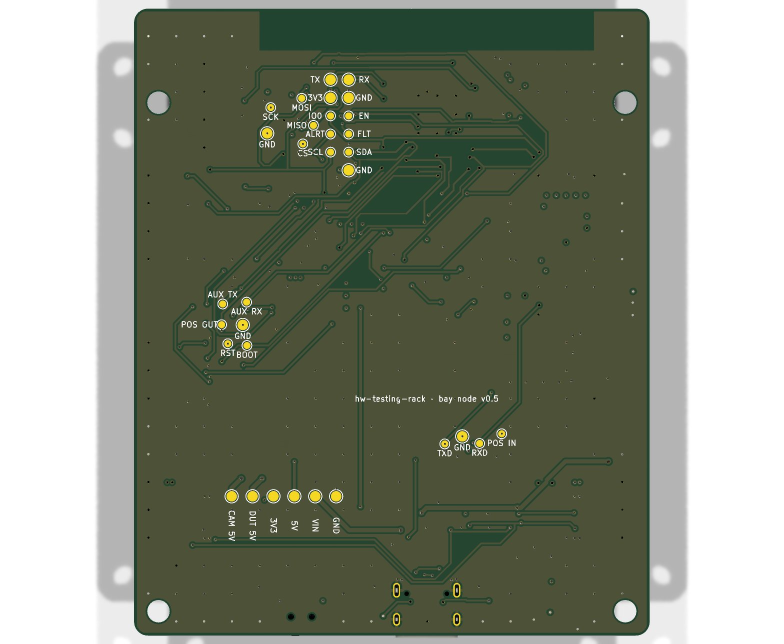
#> input picture electronics/bay-node/docs/bay-node-bottom.jpg, 1568 x 1288 px (shown at 1/2 size)
$ python -i pcb_glb.py   (imports and definitions only)
#> lines starting #> are read from the running program, lines starting #| are printed output that depends on the picture
"""Turn KiCad's GLB export into a light, good-looking model for the viewer and the renders.

KiCad writes metres, Y-up, one node per 3D-model body (thousands of nodes for a
populated board).  The viewer wants millimetres, Z-up, KiCad's origin at the
board's top-left corner with rack-style axes (x right, y = -KiCad y), and a
handful of meshes.

Copper, mask and silkscreen are *not* taken from KiCad's mesh layers: they are
huge, nearly coplanar (z-fighting) and turn into shards when decimated.
Instead the board body gets a texture on each face, painted from the layer
polygons that `electronics/tools/build_board.py` writes next to the fab outputs
(`build/<board>-art.json`): green mask, lighter mask over copper, ENIG pads,
white silkscreen, drill holes.  Component models are kept, merged by colour.
"""

from __future__ import annotations

import io
import json
import re
import sys
from collections import defaultdict
from pathlib import Path

import numpy as np
import trimesh
from PIL import Image, ImageDraw, ImageFilter

REPO = Path(__file__).resolve().parents[1]
# KiCad GLB (x, y-up, z = KiCad y) [m] → viewer (x, -KiCad y, up) [mm]
AXES = np.array([[1000, 0, 0, 0], [0, 0, -1000, 0], [0, 1000, 0, 0], [0, 0, 0, 1]], dtype=float)

PX_PER_MM = 16          # texture resolution
SUPERSAMPLE = 2         # painted at 2× then downsampled (anti-aliasing)
# sRGB
MASK = (30, 94, 54)             # green solder mask over bare laminate
MASK_CU = (56, 130, 74)         # mask over copper
FINISH = (212, 170, 86)         # ENIG pads (mask openings over copper)
FINISHES = {"ENIG": FINISH, "HASL": (198, 198, 192)}   # the board's copper_finish (design.py "finish")
LAMINATE = (176, 160, 112)      # mask opening without copper
SILK = (238, 238, 232)
# the rack's own boards' solder mask (config/rack.yaml › pcb.solder_mask): its colour, over copper, its roughness.
# JLC's black is a satin, nearly opaque black: the copper under it barely lighter, the traces showing mostly by
# their relief catching the light (relief())
SOLDER_MASKS = {"green": {"mask": MASK, "mask_cu": MASK_CU, "rough": 0.55},
                "black": {"mask": (17, 18, 20), "mask_cu": (25, 26, 29), "rough": 0.55},
                "white": {"mask": (232, 233, 229), "mask_cu": (222, 223, 218), "rough": 0.45, "silk": (24, 24, 26)}}
HOLE = (22, 22, 22)
EDGE = (150, 140, 102)          # board edge / hole walls


# [121 lines left out: functions _color, paint, solder_mask, relief, board_body, not called in this run]


# ------------------------------------------------------------------ stand-ins
# Parts the KiCad library has no 3D model for (the module, the USB-C receptacle, side-entry JST PH,
# the buttons, the slide switch, the 2020 LED, side-view LEDs) get simple bodies, placed from the
# .kicad_pcb.  Each builder works in the footprint's own frame turned right-handed (x right,
# y = -KiCad y, z up from the board top) and returns (mesh, sRGB colour, metallic) triples.
# Dimensions from the datasheets (as tools/notice/node.py).
SILVER, BEIGE, BLACK, WHITE = (200, 204, 209), (236, 226, 200), (24, 24, 26), (240, 240, 236)
MODULE_PCB = (26, 36, 58)


def _box(x0, x1, y0, y1, z0, z1):
    return trimesh.creation.box(extents=[x1 - x0, y1 - y0, z1 - z0],
                                transform=trimesh.transformations.translation_matrix([(x0 + x1) / 2, (y0 + y1) / 2, (z0 + z1) / 2]))


# [33 lines left out: functions _stadium_y, _usb_c, _ph_side, _esp32_mini, _button, not called in this run]


def _slide(n):                                        # MSK12C02, lever towards KiCad +y
    return [(_box(-3.35, 3.35, -1.3, 1.3, 0, 1.4), SILVER, 0.8), (_box(-0.5, 0.5, -2.8, -1.3, 0.3, 1.2), BLACK, 0.0)]


def _ws2812_2020(n):
    return [(_box(-1, 1, -1, 1, 0, 0.84), WHITE, 0.0), (_box(-0.6, 0.6, -0.6, 0.6, 0.84, 0.86), (250, 236, 180), 0.0)]


def _side_led(n):                                     # Kingbright KPA-3010 (3 × 1 × 2), lens towards KiCad +y
    return [(_box(-1.5, 1.5, -0.5, 0.5, 0, 2.0), WHITE, 0.0), (_box(-1.0, 1.0, -0.55, -0.45, 0.4, 1.6), (230, 232, 225), 0.0)]


STANDINS = [   # footprint name prefix → builder(pin count)
    ("RF_Module:ESP32-S2-MINI-1", _esp32_mini), ("RF_Module:ESP32-S3-MINI-1", _esp32_mini),
    ("Connector_USB:USB_C_Receptacle_HRO_TYPE-C-31-M-12", _usb_c),
    ("Connector_USB:USB_C_Receptacle_GCT_USB4105", _usb_c),     # same 8.94 × 3.16 shell
    ("Connector_JST:JST_PH_S", _ph_side),
    ("Button_Switch_SMD:SW_Push_1P1T_XKB_TS-1187A", _button),
    ("Button_Switch_SMD:SW_SPDT_Shouhan_MSK12C02", _slide),
    ("LED_SMD:LED_WS2812B-2020", _ws2812_2020),
    ("LED_SMD:LED_Kingbright_KPA-3010", _side_led),
]


# [75 lines left out: functions coverage, _ref, standins, check_coverage, add_standins, not called in this run]


def convert(src: Path, dst: Path, art_path: Path | None = None, max_group_faces: int = 30000,
            strict: bool = False) -> dict:
    scene = trimesh.load(src)
    board = src.stem
    art = solder_mask(json.loads(art_path.read_text()), board) if art_path and art_path.exists() else None
    pcb = REPO / "electronics" / board / f"{board}.kicad_pcb"
    if art is not None and pcb.exists():
        m = re.search(r'\(copper_finish "([^"]+)"\)', pcb.read_text(encoding="utf-8"))
        art["finish"] = m.group(1) if m else None
    body, groups, dropped = [], defaultdict(list), 0
    for node in scene.graph.nodes_geometry:
        tf, gname = scene.graph[node]
        g = scene.geometry[gname]
        if not isinstance(g, trimesh.Trimesh) or len(g.faces) == 0:
            continue
        if gname.startswith(f"{board}_"):
            if gname.startswith(f"{board}_PCB"):
                m = g.copy()
                m.apply_transform(AXES @ tf)
                body.append(m)
            else:
                dropped += len(g.faces)          # copper / pads / vias / mask / silk meshes → texture
            continue
        m = g.copy()
        m.apply_transform(AXES @ tf)
        groups[_color(g)].append(m)
    out = trimesh.Scene()
    for i, m in enumerate(board_body(body, art, board)):
        out.add_geometry(m, node_name=f"board{i}", geom_name=f"board{i}")
    faces = 0
    for i, (col, ms) in enumerate(sorted(groups.items(), key=lambda kv: -sum(len(x.faces) for x in kv[1]))):
        m = trimesh.util.concatenate(ms)
        if len(m.faces) > max_group_faces:
            m = m.simplify_quadric_decimation(face_count=max_group_faces)
        rgba = [float(c) for c in col]
        metallic = 0.9 if (rgba[0] > 0.6 and abs(rgba[0] - rgba[1]) < 0.08 and abs(rgba[1] - rgba[2]) < 0.08) else 0.05
        m.visual = trimesh.visual.TextureVisuals(material=trimesh.visual.material.PBRMaterial(
            baseColorFactor=rgba, metallicFactor=metallic, roughnessFactor=0.45))
        out.add_geometry(m, node_name=f"part{i}", geom_name=f"part{i}")
        faces += len(m.faces)
    pcb = src.parents[1] / f"{board}.kicad_pcb"
    only = check_coverage(board, strict)
    n_standins = add_standins(out, pcb, top=max(b.bounds[1][2] for b in body), only=only) if pcb.exists() and body else 0
    dst.parent.mkdir(parents=True, exist_ok=True)
    out.export(dst)
    return {"textured": art is not None, "component_faces": faces, "dropped_layer_faces": dropped,
            "standins": n_standins, "bytes": dst.stat().st_size}


# [99 lines left out: functions footprint_boxes, convert_bodies, variant_dnp, restand, not called in this run]


FROM_STEP = ("data-port-x4-v2",)     # boards whose fab GLB is their STEP's (every body: convert_bodies)
VARIANTS = {"data-port-x4-v2": ("base",)}   # and their assembly variants, each its own model: <board>-<variant>.glb


VIEWER_BOARDS = ("bay-node", "power-hub", "data-port", "camera-pod", "data-port-x4-v2")   # the boards the viewer draws


# [36 lines left out: function main, not called in this run]


# [2 lines not run here, left out]

>>> import cv2
>>> picture = cv2.imread('../electronics/bay-node/docs/bay-node-bottom.jpg', cv2.IMREAD_GRAYSCALE)
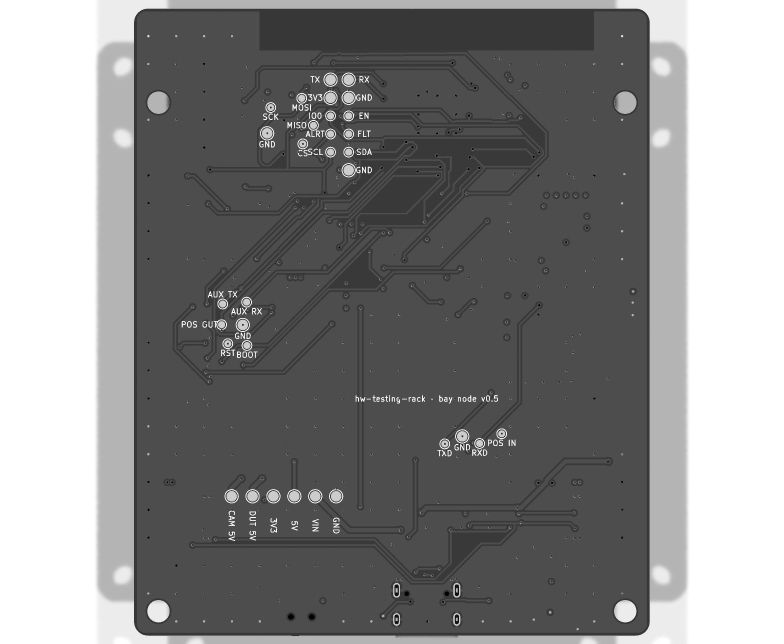
#> picture: shape (1288, 1568) (shown at 1/2 size); min 0, max 255, mean 133.3
>>> result = convert(picture, 'out.png')
#> (the run stopped early here; a loop or call above may not have finished)

$ run again, on electronics/camera-pod/docs/camera-pod-bottom.png
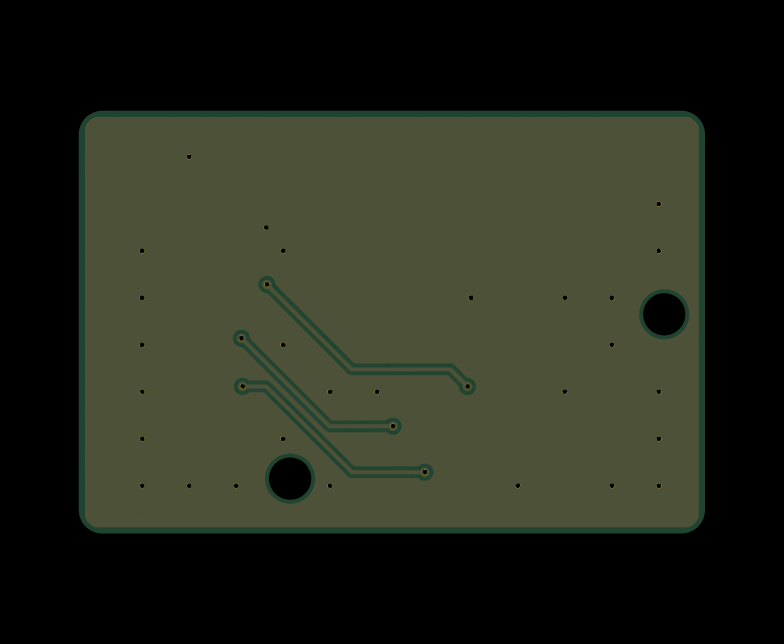
#> input picture electronics/camera-pod/docs/camera-pod-bottom.png, 1568 x 1288 px (shown at 1/2 size)
#> `picture = cv2.imread('../electronics/bay-node/docs/bay-node-bottom.jpg..`:
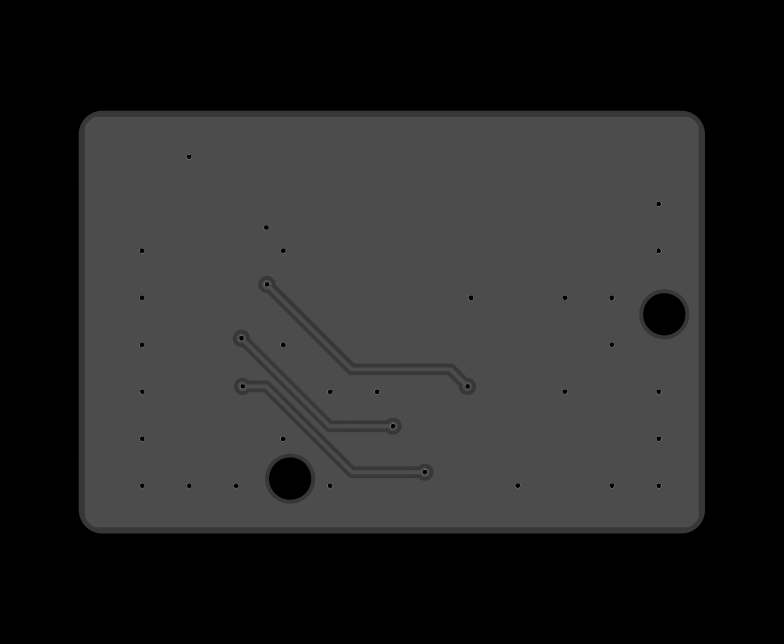
#> picture: shape (1288, 1568) (shown at 1/2 size); min 0, max 184, mean 38.5

$ run again, on electronics/camera-pod/docs/camera-pod-iso.jpg
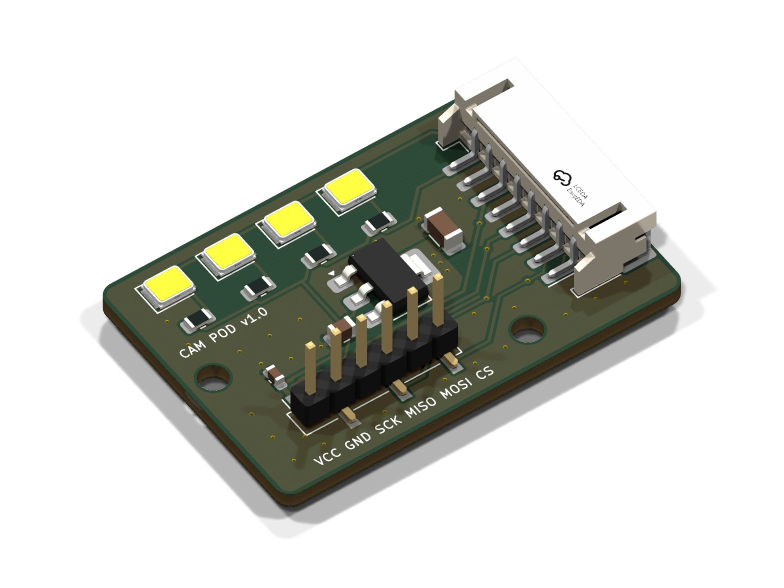
#> input picture electronics/camera-pod/docs/camera-pod-iso.jpg, 1568 x 1176 px (shown at 1/2 size)
#> `picture = cv2.imread('../electronics/bay-node/docs/bay-node-bottom.jpg..`:
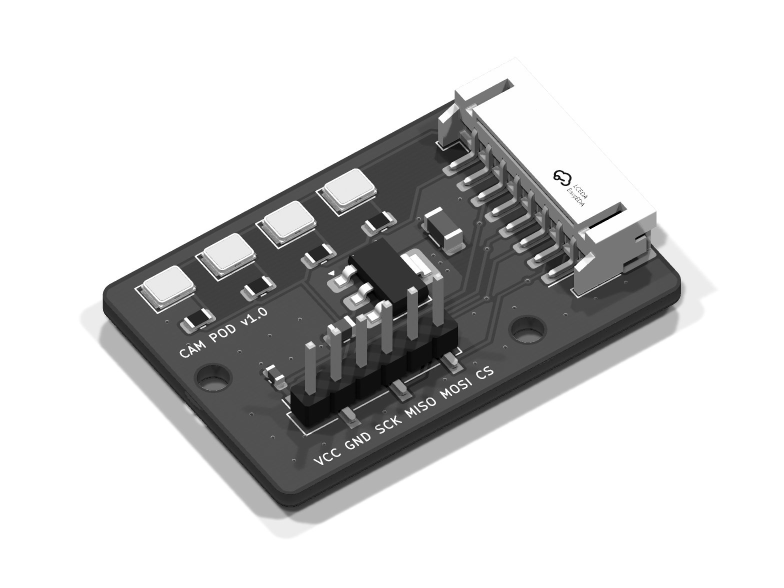
#> picture: shape (1176, 1568) (shown at 1/2 size); min 0, max 255, mean 205.2

$ run again, on electronics/data-port-x4-v2-6l/docs/data-port-x4-v2-6l-bottom.jpg
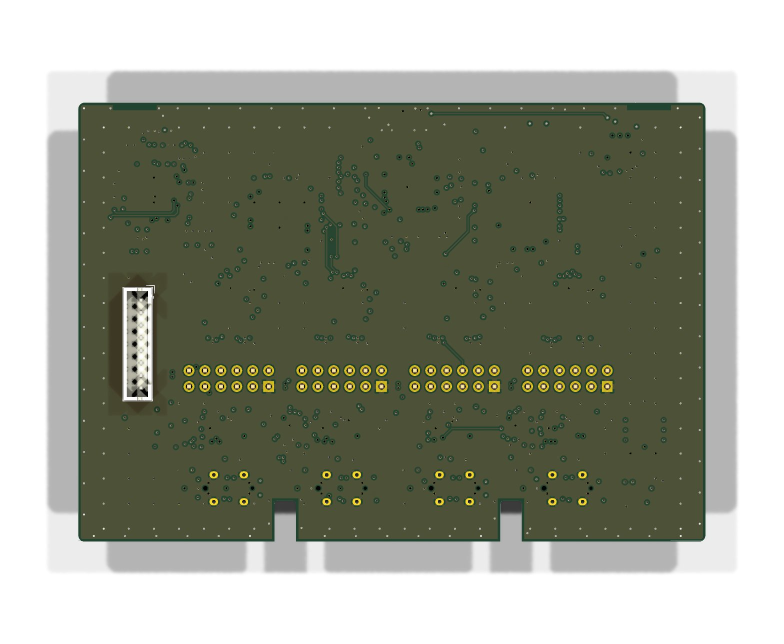
#> input picture electronics/data-port-x4-v2-6l/docs/data-port-x4-v2-6l-bottom.jpg, 1568 x 1288 px (shown at 1/2 size)
#> `picture = cv2.imread('../electronics/bay-node/docs/bay-node-bottom.jpg..`:
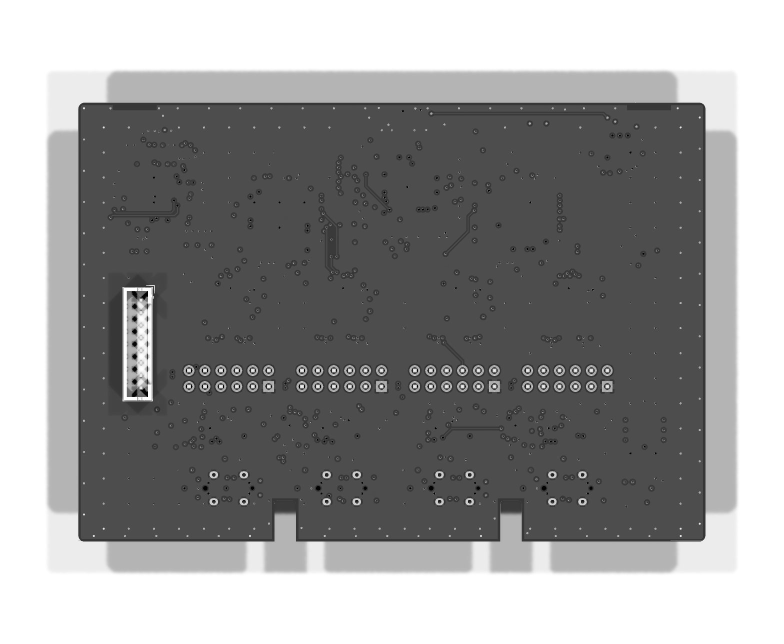
#> picture: shape (1288, 1568) (shown at 1/2 size); min 0, max 255, mean 149.9
